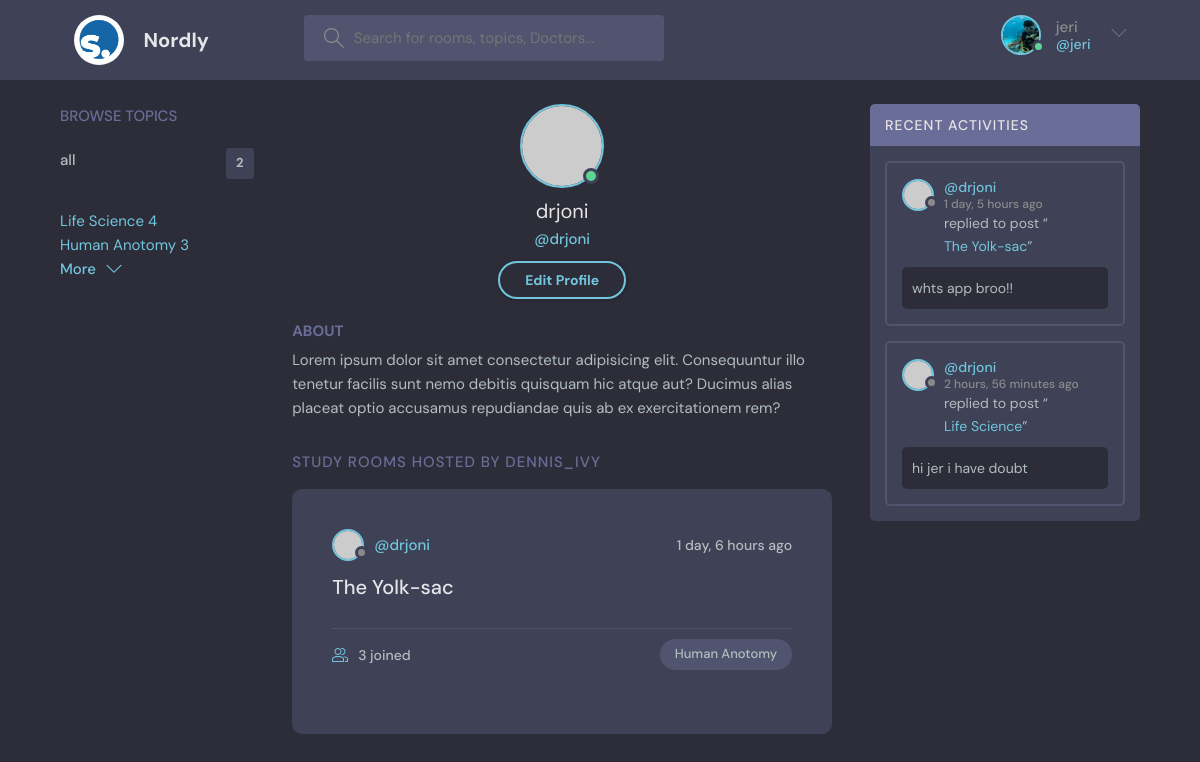
Page /profile/3 (signed in) on the committed database.
### base/models.py (models this page shows, shortened)
class Topic(models.Model):
    name= models.CharField(max_length= 200)
    def __str__(self):
        return self.name

class Room(models.Model):
    host= models.ForeignKey(User,on_delete=models.SET_NULL,null=True)
    topic= models.ForeignKey(Topic,on_delete=models.SET_NULL, null = True )
    name= models.CharField(max_length= 100)
    participants = models.ManyToManyField(User, related_name= 'participants', blank= True)
    description = models.TextField(null= True, blank=True)
    created= models.DateTimeField(auto_now_add= True)
    updated= models.DateTimeField(auto_now= True)
    class Meta:
        ordering= ['-updated', '-created']
    def __str__(self):
        return self.name

class Message(models.Model):
    user= models.ForeignKey(User,on_delete = models.CASCADE)
    room= models.ForeignKey(Room,on_delete = models.CASCADE)
    body= models.TextField(null=True, blank =True)
    updated= models.DateTimeField(auto_now= True)
    created=  models.DateTimeField(auto_now_add= True)

### base/views.py (the view)
# urls.py: path('profile/<str:pk>', views.userProfile, name= 'user-profile'),
def userProfile(request, pk):
    user= User.objects.get(id= pk)
    rooms= user.room_set.all()
    room_message= user.message_set.all()
    topics=Topic.objects.all()
    context= {'user':user,
               'rooms':rooms,
               'room_message':room_message,
               'topics':topics
            }
    return render(request,'base/profile.html', context)

### base/templates/base/profile.html
{% extends 'main.html' %}
{% block content %}
  <main class="profile-page layout layout--3">
    <div class="container">
      <div class="topics">
        {% include 'base/topics_component.html' %}
      </div>
      <div class="roomList">
        <div class="profile">
          <div class="profile__avatar">
            <div class="avatar avatar--large active">
              <img src="https://randomuser.me/api/portraits/men/11.jpg" />
            </div>
          </div>
          <div class="profile__info">
            <h3>{{user.username}}</h3>
            <p>@{{user.username}}</p>
            <a href="edit-user.html" class="btn btn--main btn--pill">Edit Profile</a>
          </div>
          <div class="profile__about">
            <h3>About</h3>
            <p>
              Lorem ipsum dolor sit amet consectetur adipisicing elit. Consequuntur illo tenetur
              facilis sunt nemo debitis quisquam hic atque aut? Ducimus alias placeat optio
              accusamus repudiandae quis ab ex exercitationem rem?
            </p>
          </div>
        </div>
        <div class="roomList__header">
          <div>
            <h2>Study Rooms Hosted by dennis_ivy</a>
            </h2>
          </div>
        </div>
        <div class="roomListRoom">
          {% include 'base/feed_component.html' %}
        </div>
      </div>
      <div class="activities">
        {% include 'base/activity_component.html' %}
      </div>
    </div>
  </main>
{% endblock %}

### templates/navibar.html (shortened to what this page needs)
{% load static %}
<header class="header header--loggedIn">
    <div class="container">
      <a href="{% url 'home' %}" class="header__logo">
        <img src="{% static 'images/logo.jpeg' %}" />
        <h1>Nordly</h1>
      </a>
      <form class="header__search" method="GET" action="{% url 'home' %}">
        <label>
          <input  type="text" name= 'q' placeholder="Search for rooms, topics, Doctors..." />
        </label>
      </form>
      <nav class="header__menu">
        {% if request.user.is_authenticated %}
        <div class="header__user">
          <a href="">
            <div class="avatar avatar--medium active">
              <img src="{% static 'images/dive.png' %}" />
            </div>
            <p>{{request.user.username}} <span>@{{request.user.username}}</span></p>
          </a>
          <button class="dropdown-button">
            <svg version="1.1" xmlns="http://www.w3.org/2000/svg" width="32" height="32" viewBox="0 0 32 32">
              <title>chevron-down</title>
              <path d="M16 21l-13-13h-3l16 16 16-16h-3l-13 13z"></path>
            </svg>
          </button>
        </div>
         {% else %}
        <a href="{% url 'login' %}">
          <img src="{% static 'images/avatar.svg' %}" />
          <p>Login</p>
        </a>
        {% endif %}
      </nav>
    </div>
  </header>

### base/templates/base/topics_component.html
 <div >
  <div class="topics__header">
    <h2>Browse Topics</h2>
  </div>
  <ul class="topics__list">
    <li>
      <a href="{% url 'home' %}">all <span>{{topics.count}}</span></a>
    </li>
    {% for topic in topics %}
      <div>
        <a href="{% url 'home' %}?q={{topic.name}}">{{topic.name}} <span>{{topic.room_set.all.count}}</span> </a>
      </div>
    {% endfor %}
  </ul>
  <a class="btn btn--link" href="topics.html">
    More
    <svg version="1.1" xmlns="http://www.w3.org/2000/svg" width="32" height="32" viewBox="0 0 32 32">
      <title>chevron-down</title>
      <path d="M16 21l-13-13h-3l16 16 16-16h-3l-13 13z"></path>
    </svg>
  </a>
</div>

### base/templates/base/feed_component.html (shortened to what this page needs)
{% for room in rooms %}
<div class="roomListRoom">
  <div class="roomListRoom__header">
    <a href="{% url 'user-profile' room.host.id %}" class="roomListRoom__author">
      <div class="avatar avatar--small">
        <img src="https://randomuser.me/api/portraits/women/11.jpg" />
      </div>
      <span>@{{room.host.username}}</span>
    </a>
    <div class="roomListRoom__actions">
      <span>{{room.created|timesince}} ago</span>
    </div>
  </div>
  <div class="roomListRoom__content">
    <a href="{% url 'room' room.id %}">{{room.name}}</a>
  </div>
  <div class="roomListRoom__meta">
    <a href="{% url 'room' room.id %}" class="roomListRoom__joined">
      {{room.participants.all.count}} joined
    </a>
    <p class="roomListRoom__topic">{{room.topic}}</p>
  </div>
</div>
{% endfor %}

### base/templates/base/activity_component.html (shortened to what this page needs)
<div class="activities__header">
  <h2>Recent Activities</h2>
</div>
{% for message in room_message %}
<div class="activities__box">
  <div class="activities__boxHeader roomListRoom__header">
    <a href="{% url 'user-profile' message.user.id %}" class="roomListRoom__author">
      <div class="avatar avatar--small">
        <img src="https://randomuser.me/api/portraits/women/11.jpg" />
      </div>
      <p>
        @{{message.user}}
        <span> {{message.created|timesince}} ago</span>
      </p>
    </a>
  </div>
  <div class="activities__boxContent">
    <p>replied to post “<a href="{% url 'room' message.room.id %}">{{message.room}}</a>”</p>
    <div class="activities__boxRoomContent">
      {{message.body}}
    </div>
  </div>
</div>
{% endfor %}

### rows in the picture
Topic: name "Life Science", room_set.all.count "4"
Topic: name "Human Anotomy", room_set.all.count "3"
Room: host.username "drjoni", created "1 day, 6 hours", name "The Yolk-sac", participants.all.count "3", topic "Human Anotomy"
Message: user "drjoni", created "1 day, 5 hours", room "The Yolk-sac", body "whts app broo!!"
Message: user "drjoni", created "2 hours, 56 minutes", room "Life Science", body "hi jer i have doubt"

### other values in the picture
{{ request.user.username }} "jeri"
{{ topics.count }} "2"
{{ user.username }} "drjoni"
